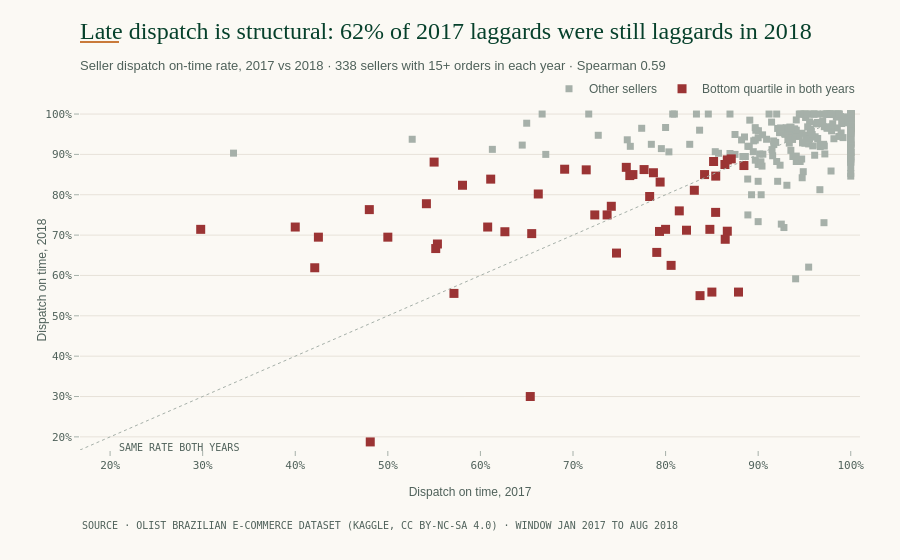

Notebook code cell kept with this figure:
### Code cell
fig = go.Figure()
for name, mask, color, size in [
    ("Other sellers", ~h["persistent_laggard"], C["context"], 7),
    ("Bottom quartile in both years", h["persistent_laggard"], C["unfavorable"], 9),
]:
    d = h[mask]
    fig.add_scatter(x=d["h1"], y=d["h2"], mode="markers", name=name,
                    marker=dict(symbol="square", size=size, color=color),
                    customdata=np.stack([d["n1"], d["n2"]], axis=-1),
                    hovertemplate="2017 %{x:.0%} (n=%{customdata[0]})<br>"
                                  "2018 %{y:.0%} (n=%{customdata[1]})<extra></extra>")
lo = max(0, min(h["h1"].min(), h["h2"].min()) - 0.02)
fig.add_shape(type="line", x0=lo, y0=lo, x1=1, y1=1, line=dict(color=C["baseline"], width=1, dash="dot"))
fig.add_annotation(x=lo + 0.04, y=lo + 0.04, text="SAME RATE BOTH YEARS", showarrow=False, xanchor="left",
                   yanchor="top", yshift=-6, font=dict(family=MONO, size=10, color=C["axis"]))
fig.update_xaxes(title="Dispatch on time, 2017", tickformat=".0%", range=[lo, 1.01])
fig.update_yaxes(title="Dispatch on time, 2018", tickformat=".0%", range=[lo, 1.01], zeroline=False)
title = (f"Late dispatch is structural: {stay_rate:.0%} of 2017 laggards were still laggards in 2018"
         if stay_rate >= 0.40 else
         f"Late dispatch is mostly circumstantial: only {stay_rate:.0%} of 2017 laggards stayed behind")
finish(fig, title, f"Seller dispatch on-time rate, 2017 vs 2018 · {len(h):,} sellers with 15+ orders in each year · Spearman {rho:.2f}")
fig.show()
save(fig, "04_dispatch_persistence")

### Figure 1 — Plotly figure (JSON) as saved in the notebook; plotly's stock layout.template omitted (floating-point values rounded to 4 significant figures; data arrays with more than 128 entries replaced by an {"elided": "..."} marker saying what was removed)
{"data": [{"customdata": {"elided": "285x2 int values"}, "hovertemplate": "2017 %{x:.0%} (n=%{customdata[0]})<br>2018 %{y:.0%} (n=%{customdata[1]})<extra></extra>", "marker": {"color": "#A6B0A9", "size": 7, "symbol": "square"}, "mode": "markers", "name": "Other sellers", "type": "scatter", "x": {"elided": "285 float values"}, "y": {"elided": "285 float values"}}, {"customdata": [[96, 26], [174, 48], [46, 28], [287, 216], [58, 35], [25, 100], [49, 94], [33, 53], [56, 59], [33, 34], [494, 476], [27, 25], [185, 119], [24, 45], [43, 20], [51, 25], [52, 60], [29, 36], [47, 28], [112, 109], [78, 47], [148, 108], [219, 90], [51, 40], [20, 34], [79, 16], [25, 38], [19, 20], [67, 24], [170, 164], [213, 110], [40, 59], [40, 42], [31, 17], [93, 36], [105, 35], [20, 21], [18, 62], [15, 31], [62, 66], [61, 55], [80, 106], [88, 59], [34, 89], [35, 27], [19, 21], [221, 230], [233, 651], [118, 29], [18, 59], [19, 40], [15, 44], [27, 34]], "hovertemplate": "2017 %{x:.0%} (n=%{customdata[0]})<br>2018 %{y:.0%} (n=%{customdata[1]})<extra></extra>", "marker": {"color": "#9B3434", "size": 9, "symbol": "square"}, "mode": "markers", "name": "Bottom quartile in both years", "type": "scatter", "x": [0.8542, 0.6264, 0.8478, 0.8641, 0.7414, 0.4, 0.7143, 0.7576, 0.5536, 0.8788, 0.747, 0.8148, 0.8541, 0.5417, 0.8372, 0.6078, 0.6538, 0.5517, 0.2979, 0.7768, 0.8846, 0.6554, 0.8311, 0.7647, 0.85, 0.481, 0.48, 0.8421, 0.806, 0.7235, 0.7934, 0.425, 0.55, 0.5806, 0.871, 0.7905, 0.8, 0.6111, 0.8667, 0.8226, 0.7869, 0.6625, 0.7614, 0.7941, 0.5714, 0.4211, 0.7828, 0.691, 0.8644, 0.5, 0.7368, 0.8667, 0.8519], "y": [0.8462, 0.7083, 0.7143, 0.875, 0.7714, 0.72, 0.8617, 0.8679, 0.678, 0.5588, 0.6555, 0.76, 0.7563, 0.7778, 0.55, 0.72, 0.3, 0.6667, 0.7143, 0.8624, 0.8723, 0.7037, 0.8111, 0.85, 0.5588, 0.1875, 0.7632, 0.85, 0.625, 0.75, 0.7091, 0.6949, 0.881, 0.8235, 0.8889, 0.6571, 0.7143, 0.8387, 0.7097, 0.7121, 0.8545, 0.8019, 0.8475, 0.8315, 0.5556, 0.619, 0.7957, 0.8633, 0.6897, 0.6949, 0.75, 0.8864, 0.8824]}], "layout": {"annotations": [{"font": {"color": "#4F615A", "family": "IBM Plex Mono, Consolas, monospace", "size": 10}, "showarrow": false, "text": "SAME RATE BOTH YEARS", "x": 0.2075, "xanchor": "left", "y": 0.2075, "yanchor": "top", "yshift": -6}, {"font": {"color": "#4F615A", "family": "IBM Plex Mono, Consolas, monospace", "size": 10}, "showarrow": false, "text": "SOURCE · OLIST BRAZILIAN E-COMMERCE DATASET (KAGGLE, CC BY-NC-SA 4.0) · WINDOW JAN 2017 TO AUG 2018", "x": 0, "xanchor": "left", "xref": "paper", "y": -0.2, "yanchor": "top", "yref": "paper"}], "shapes": [{"line": {"color": "#A6B0A9", "dash": "dot", "width": 1}, "type": "line", "x0": 0.1675, "x1": 1, "y0": 0.1675, "y1": 1}, {"line": {"color": "#C97A3A", "width": 2}, "type": "line", "x0": 0, "x1": 0.05, "xref": "paper", "y0": 1.2, "y1": 1.2, "yref": "paper"}], "title": {"text": "Late dispatch is structural: 62% of 2017 laggards were still laggards in 2018<br><span style='font-family:IBM Plex Sans, Arial, sans-serif;font-size:13px;color:#4F615A'>Seller dispatch on-time rate, 2017 vs 2018 · 338 sellers with 15+ orders in each year · Spearman 0.59</span>"}, "xaxis": {"range": [0.1675, 1.01], "tickformat": ".0%", "title": {"text": "Dispatch on time, 2017"}}, "yaxis": {"range": [0.1675, 1.01], "tickformat": ".0%", "title": {"text": "Dispatch on time, 2018"}, "zeroline": false}}}
